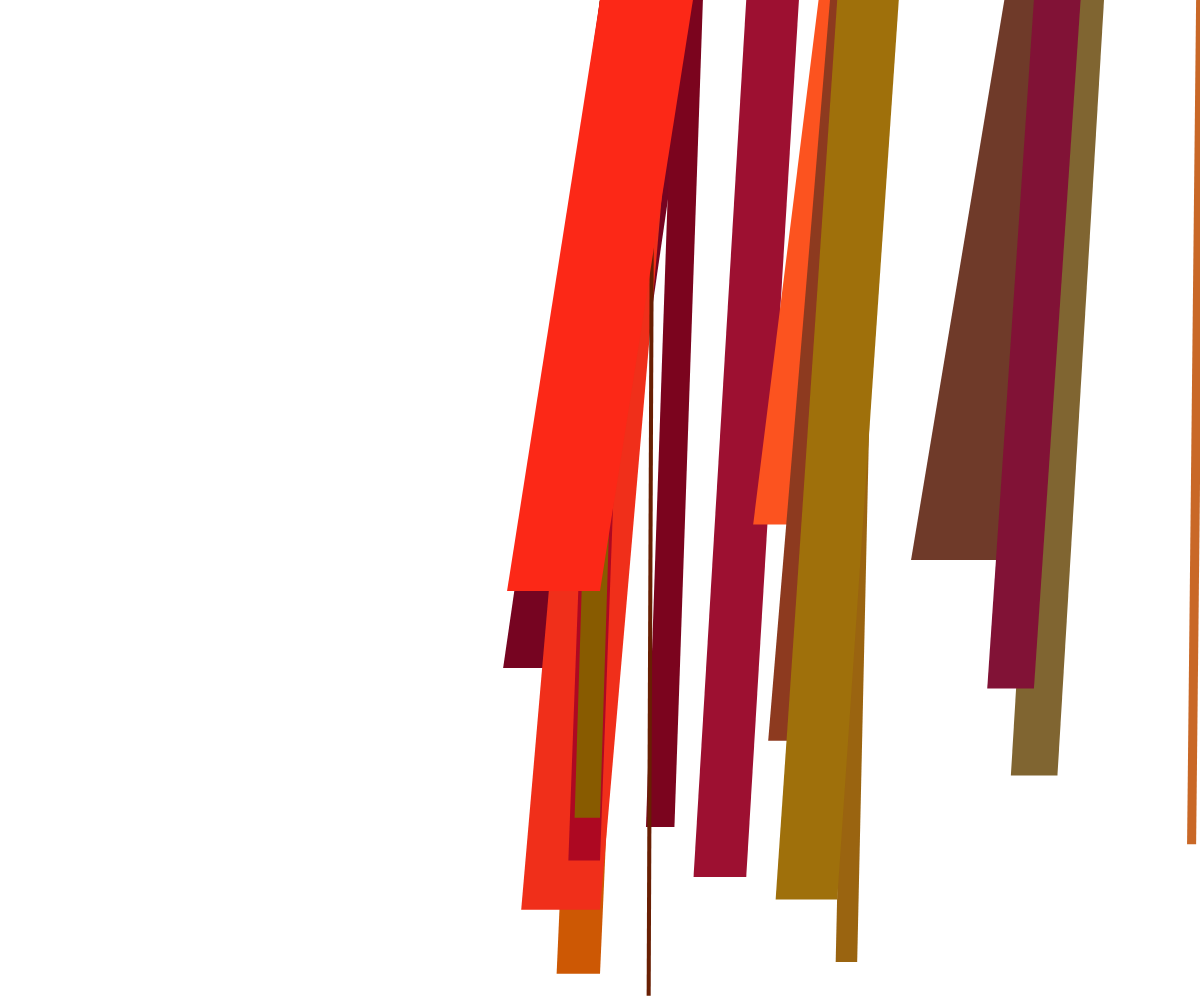
Frame 1 (no input)
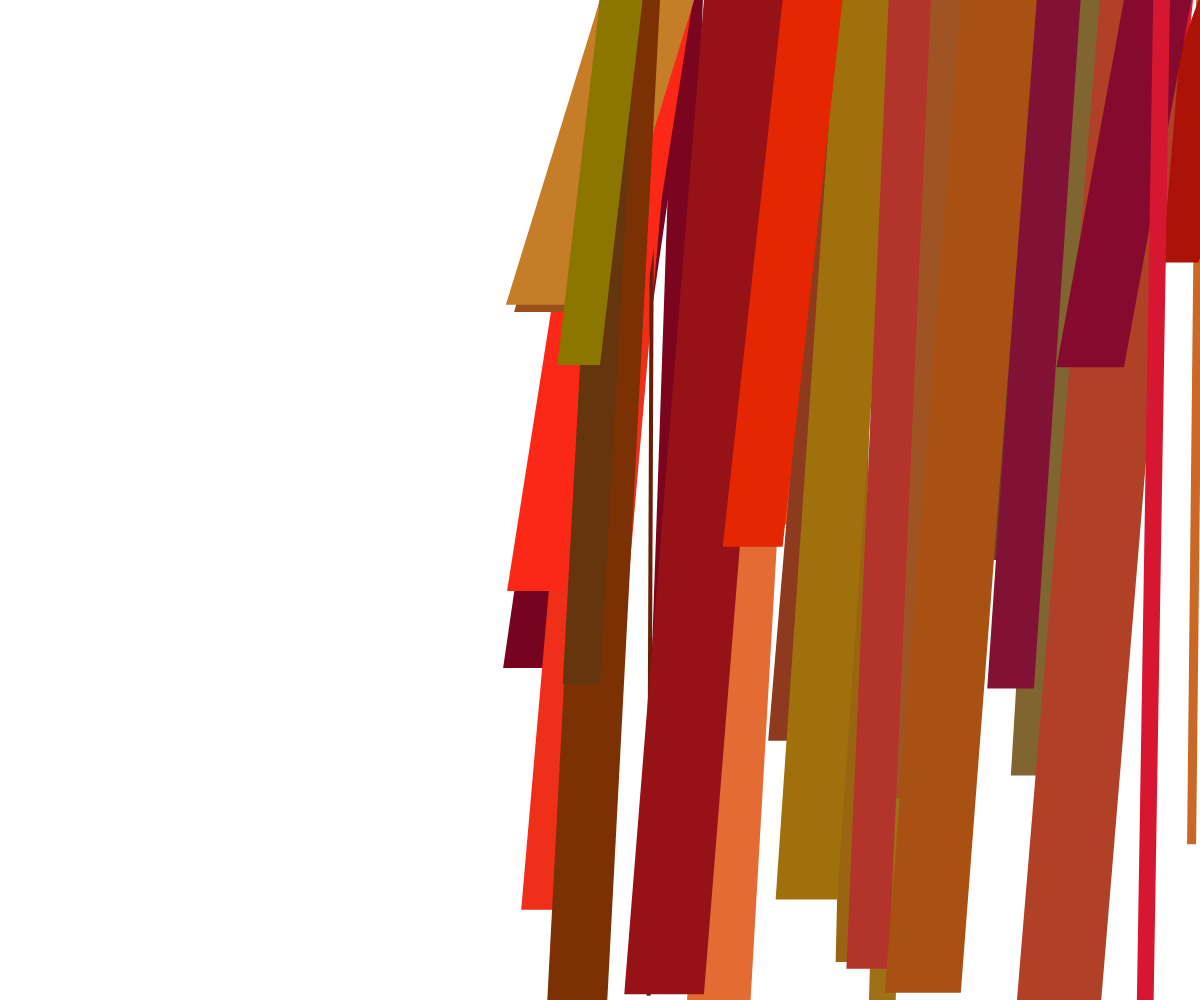
Frame 2 (the mouse pressed at the canvas centre, redrawn once)

The p5.js sketch that drew these frames (run headless with seeded random() and noise() and a simulated clock; the mouse was pressed at the canvas centre and the sketch redrawn once):

// p5.js sketch
// ── sketch.js
function setup() {
  createCanvas(windowWidth, windowHeight);
  background(255);
  noLoop();
}

function draw() {


  for (let i = 0; i < 20; i++) {  
    let xStart = random(width); 
    let yStart = 0;
    let band_W;
    let band_H;
    band_W = random(1, 100);
    band_H = random(height / 4, height + 200);
    
    if (xStart < width / 2) {
      xStart = width / 2;
    }

    fill(random(100, 255), random(125), random(55));
    noStroke();

    quad(xStart, yStart, xStart - band_W, yStart + band_H, xStart, yStart + band_H, xStart + band_W, yStart);

  }
}
